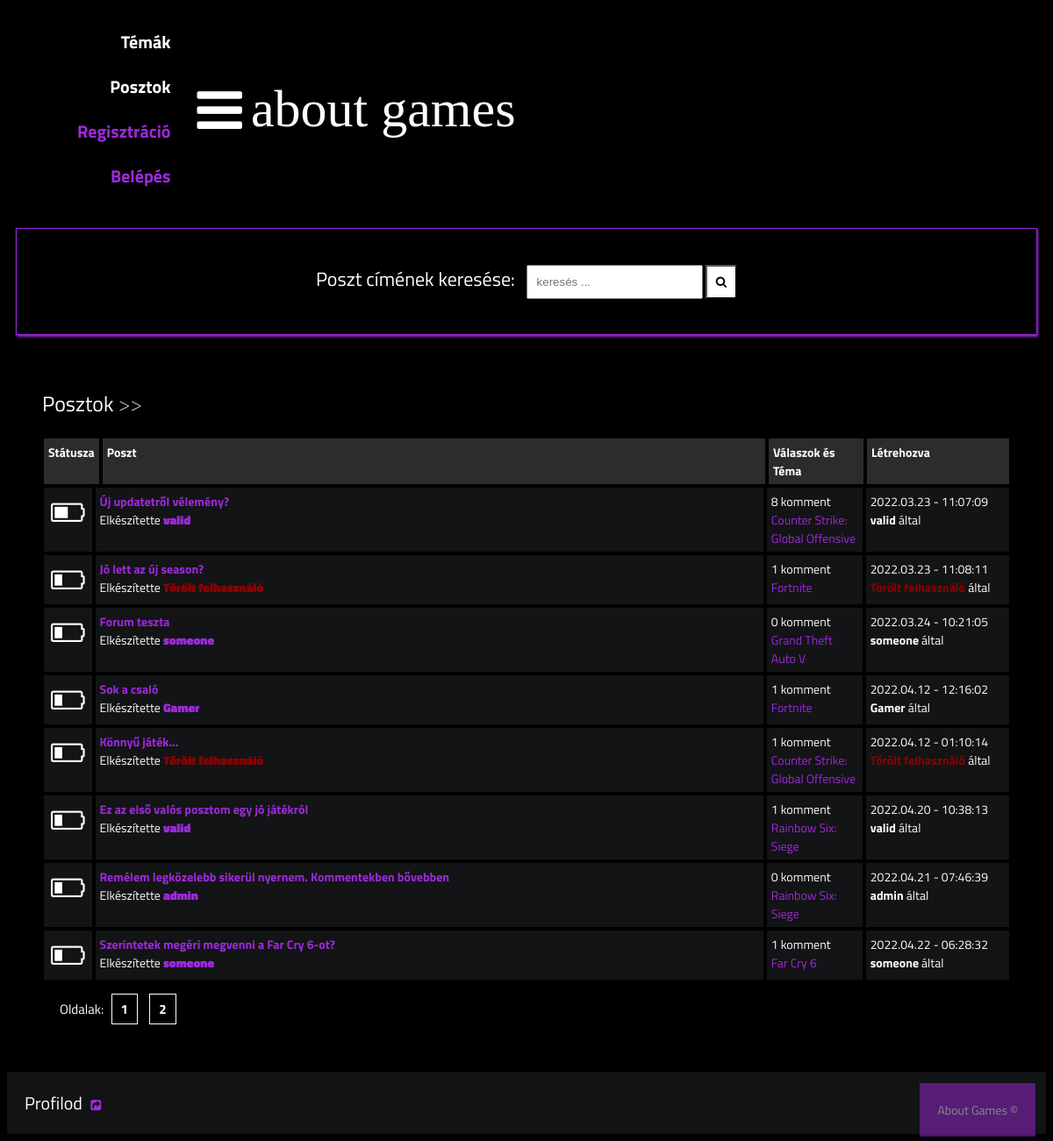
The page /Zarodolgozat_program/public/posts.php on the database its author committed.
### tables this page shows
CREATE TABLE `forums` (
  `forum_id` int(11) NOT NULL,
  `topic_id` int(11) NOT NULL,
  `user_id` int(11) NOT NULL,
  `posts` varchar(500) NOT NULL,
  `create_time` datetime DEFAULT NULL,
  `removed_post` datetime DEFAULT NULL
);

CREATE TABLE `user` (
  `user_id` int(11) NOT NULL,
  `user_name` varchar(100) NOT NULL,
  `user_password` varchar(150) NOT NULL,
  `user_email` varchar(200) NOT NULL,
  `user_description` varchar(400) NOT NULL DEFAULT '',
  `removed` datetime DEFAULT NULL,
  `web_admin` int(11) NOT NULL
);

CREATE TABLE `topics` (
  `topic_id` int(11) NOT NULL,
  `forum_type` varchar(150) NOT NULL
);

### Zarodolgozat_program/public/posts.php (the view, shortened to what this page needs)
<?php require_once "pdo.php";
include "layout/header.php";
$pageNumber = 1;
$stmt = $db->prepare("SELECT * FROM ((forums INNER JOIN user ON forums.user_id = user.user_id) INNER JOIN topics ON forums.topic_id = topics.topic_id)");
$stmt->execute();
$sor = $stmt->rowCount();
$posztok = $stmt->fetchAll();
$poszt_kereses_cimek = null;
$poszt_kereses_kommentek = null;
?>
        <div class="search-box" style="border: solid 1px #9d29db; box-shadow:1px 2px 3px #9d29db; ">
            <div>
                <form method="post" action="posts.php">
                    <label style="font-size: 22px;">Poszt címének keresése:&nbsp;&nbsp;</label>
                    <input type="text" name="kereses_text" id="kereses_text" placeholder="keresés ...">
                    <button type="submit" name="kereses" id="kereses"><i class="fa fa-search"></i></button>
                </form>
            </div>
        </div>
    </header>
    <div class="container">
        <div class="navigate">
            <span><a href="">Posztok</a> >> </span>
        </div>
        <div class="posts-table">
            <div class="table-head">
                <div class="status">Státusza</div>
                <div class="subjects">Poszt</div>
                <div class="replies">Válaszok és Téma</div>
                <div class="last-reply">Létrehozva</div>
            </div>
            <?php if ($poszt_kereses_cimek == null || $poszt_kereses_kommentek == null) : ?>
                <?php for($i = ($pageNumber-1)*10; $i < $sor && $i < ($pageNumber*10); $i++): ?>
                <?php
                    $dateLine = explode(" ",$posztok[$i]['create_time']);
                    $date_year = explode("-",$dateLine[0]);
                    $date_hour = explode(".", $dateLine[1]);
                    $stmt_komment = $db->prepare("SELECT COUNT(comment_id) FROM forum_comments WHERE forum_id = :fid");
                    $stmt_komment->bindValue(":fid", $posztok[$i]['forum_id']);
                    $stmt_komment->execute();
                    $komment = $stmt_komment->fetch();
                    ?>
                    <?php if ($posztok[$i]['removed_post'] == null): ?>
                        <?php if ($posztok[$i]['removed'] == null): ?>
                            <div class="table-row">
                                <?php if ($komment["COUNT(comment_id)"] <= 5) : ?>
                                    <div class="status"><i class="fa fa-battery-1"></i></div>
                                <?php elseif ($komment["COUNT(comment_id)"] >= 6 && $komment["COUNT(comment_id)"] <= 15): ?>
                                    <div class="status"><i class="fa fa-battery-2"></i></div>
                                <?php elseif ($komment["COUNT(comment_id)"] >= 16 && $komment["COUNT(comment_id)"] <= 25): ?>
                                    <div class="status"><i class="fa fa-battery-3"></i></div>
                                <?php elseif ($komment["COUNT(comment_id)"] >= 26): ?>
                                    <div class="status"><i class="fa fa-battery-4"></i></div>
                                <?php endif; ?>
                                <div class="subjects">
                                    <a href="./functions/defined_post.php?post=<?= $posztok[$i]['forum_id'] ?>"><?= $posztok[$i]['posts']?></a>
                                    <br>
                                    <span>Elkészítette <b><a href="./functions/user_show.php?user_id=<?= $posztok[$i]['user_id']?>"><?= $posztok[$i]['user_name'] ?></a></b></span>
                                </div>
                                <div class="replies">
                                    <?= $komment["COUNT(comment_id)"] ?> komment <br> <span style="color: #9d29db"><?= $posztok[$i]['forum_type'] ?></span>
                                </div>
                                <div class="last-reply">
                                    <?= $date_year[0].".".$date_year[1].".".$date_year[2]." - ".$date_hour[0] ?>
                                    <br><b><?= $posztok[$i]['user_name'] ?> </b>által
                                </div>
                            </div>
                        <?php else: ?>
                            <div class="table-row">
                                <?php if ($komment["COUNT(comment_id)"] <= 5) : ?>
                                    <div class="status"><i class="fa fa-battery-1"></i></div>
                                <?php elseif ($komment["COUNT(comment_id)"] >= 6 && $komment["COUNT(comment_id)"] <= 15): ?>
                                    <div class="status"><i class="fa fa-battery-2"></i></div>
                                <?php elseif ($komment["COUNT(comment_id)"] >= 16 && $komment["COUNT(comment_id)"] <= 25): ?>
                                    <div class="status"><i class="fa fa-battery-3"></i></div>
                                <?php elseif ($komment["COUNT(comment_id)"] >= 26): ?>
                                    <div class="status"><i class="fa fa-battery-4"></i></div>
                                <?php endif; ?>
                                <div class="subjects">
                                    <a href="./functions/defined_post.php?post=<?= $posztok[$i]['forum_id'] ?>"><?= $posztok[$i]['posts']?></a>
                                    <br>
                                    <span>Elkészítette <b><a href=""><span style="color: darkred">Törölt felhasználó</span></a></b></span>
                                </div>
                                <div class="replies">
                                    <?= $komment["COUNT(comment_id)"] ?> komment <br> <span style="color: #9d29db"><?= $posztok[$i]['forum_type'] ?></span>
                                </div>
                                <div class="last-reply">
                                    <?= $date_year[0].".".$date_year[1].".".$date_year[2]." - ".$date_hour[0] ?>
                                    <br><b><span style="color: darkred">Törölt felhasználó</span> </b>által
                                </div>
                            </div>
                        <?php endif;?>
                    <?php endif;?>
                <?php endfor;?>
            <?php endif; ?>
        </div>
        <?php if($sor > 10):?>
            <div class="pagination">
                Oldalak:
                <?php for ($a = 1; $a <= ceil($sor/10); $a++):?>
                <a href="./posts.php?page=<?=$a?>"><?=$a?></a>
                <?php endfor;?>
            </div>
        <?php endif;?>
    </div>
    <div class="note">
        <span>Profilod</span>&nbsp;&nbsp;&nbsp;<a href="<?php if (isset($_SESSION['userID'])): ?> /detail.php <?php endif; ?>"><i class="fa fa-share-square"></i></a><br>
    </div>
<?php include "layout/footer.php" ?>

### Zarodolgozat_program/public/css/styles.css (style rules this page uses)
* { box-sizing: border-box; }
html { font-size: 14px; font-family: 'Titillium Web', sans-serif; background-color:rgb(0,0,0); color:#FEFEFE; }
a { color:#9d29db; font-weight: bolder; text-decoration: none; }
.container { margin: 20px; padding: 20px; }
.search-box { border: solid 1px #9d29db; margin-top: 20px; padding: 40px; display:flex; justify-content: center; box-shadow:1px 2px 3px #9d29db; }
.search-box input { padding: 10px; }
.search-box button { padding: 10px; background-color:#fff; color:#000000; }
.table-head { display: flex; }
.table-head div { padding: 5px; margin: 2px; background-color: #2C2C2C; font-weight: bold; }
.table-head .status { flex: 5%; }
.table-head .subjects { flex: 70%; }
.table-head .replies { flex: 10%; }
.table-head .last-reply { flex: 15%; }
.table-row { display: flex; }
.table-row .status, .table-row .subjects, .table-row .replies, .table-row .last-reply { padding: 5px; margin: 2px; background-color: #131415; }
.table-row .status { flex: 5%; font-size: 30px; text-align: center; }
.table-row .subjects { flex: 70%; }
.table-row .replies { flex: 10%; }
.table-row .last-reply { flex: 15%; }
.navigate { margin-block: 20px; font-weight: lighter; font-size: 24px; }
.navigate a { color: #fff; }
.pagination { padding: 20px; font-size: 15px; }
.pagination a { color: #fff; margin-inline: 5px; padding: 5px 10px; border: solid 0.5px #fff; }
.note { background-color:#111314; padding: 20px; display: block; }
.note span { font-size: 20px; margin-block: 5px; }

### rows shown on the page
forums: posts "Új updatetről vélemény?", user.user_name "valid", COUNT "8", topic.forum_type "Counter Strike: Global Offensive", create_time "2022", create_time "03", create_time "23", create_time "11:07:09"
forums: posts "Jó lett az új season?", COUNT "1", topic.forum_type "Fortnite", create_time "2022", create_time "03", create_time "23", create_time "11:08:11"
forums: posts "Forum teszta", user.user_name "someone", COUNT "0", topic.forum_type "Grand Theft Auto V", create_time "2022", create_time "03", create_time "24", create_time "10:21:05"
forums: posts "Sok a csaló", user.user_name "Gamer", COUNT "1", topic.forum_type "Fortnite", create_time "2022", create_time "04", create_time "12", create_time "12:16:02"
forums: posts "Könnyű játék...", COUNT "1", topic.forum_type "Counter Strike: Global Offensive", create_time "2022", create_time "04", create_time "12", create_time "01:10:14"
forums: posts "Ez az első valós posztom egy jó játékról", user.user_name "valid", COUNT "1", topic.forum_type "Rainbow Six: Siege", create_time "2022", create_time "04", create_time "20", create_time "10:38:13"
forums: posts "Remélem legközelebb sikerül nyernem. Kommentekben bővebben", user.user_name "admin", COUNT "0", topic.forum_type "Rainbow Six: Siege", create_time "2022", create_time "04", create_time "21", create_time "07:46:39"
forums: posts "Szerintetek megéri megvenni a Far Cry 6-ot?", user.user_name "someone", COUNT "1", topic.forum_type "Far Cry 6", create_time "2022", create_time "04", create_time "22", create_time "06:28:32"
